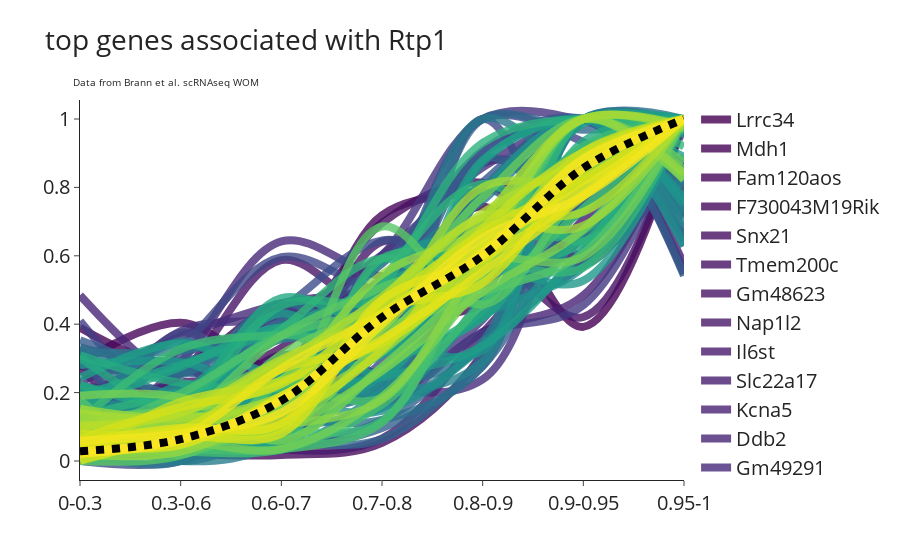

The cell this chart's notebook holds for it:
### Code cell
ge_normalized = pd.read_csv('../expression_csv/ge_normalized_normExp_GSE151346_MOE_ALL_OlfrSum.csv', 
                            index_col=0)


# cloned_genes = pd.read_csv('../output/cloned_genes.csv')['0'].to_list()
cloned_genes = list(GE_functions.get_rmse_table(ge_normalized.set_index('index'), 'Rtp1').sort_values().index)

plot_genes = []
plot_genes.extend(cloned_genes[0:10])
plot_genes.extend(cloned_genes[10:1000][0::10])

color_map = GE_functions.continuous_colors(GE_functions.get_rmse_table(ge_normalized[plot_genes], 'Rtp1').sort_values().index, colormap = 'viridis_r')

fig = go.Figure()

ge_data = GE_functions.get_ge_data(ge_normalized, plot_genes)
for g in reversed(ge_data['gene'].unique()):
    plot_data = ge_data[ge_data['gene'] == g]    
    fig.add_trace(go.Scatter(x= plot_data['index'], 
                             y= plot_data['expression'],
                             opacity = 0.8,
                             mode ='lines', 
                             line_shape='spline',
                             name = g,
                             line=dict(
                                color = color_map[g],
                                width=8
#                                 dash = 'dot'
                            )
                        ))

# Add bolded lines for specific genes 
ge_data = GE_functions.get_ge_data(ge_normalized, ['Rtp1'])
for g in ge_data['gene'].unique():
    plot_data = ge_data[ge_data['gene'] == g]
    fig.add_trace(go.Scatter(x= plot_data['index'], 
                             y= plot_data['expression'],
                             mode = 'lines',
                             line_shape='spline',
                             name = g, 
                             line=dict(
                                color='black',
                                 dash='dot',
                                width=8)
    ))
    
fig.update_layout(xaxis_type = 'category',template='simple_white', # update x-axis to category so that it doesn't sort the numbers
                 title='top genes associated with Rtp1<br>\
    <span style="font-size: 10px;">Data from Brann et al. scRNAseq WOM</span>',
                 font=dict(
        size=20,
    ))
fig.show()

fig.write_html("../output/fig_image/mOSN_analysis/geLine_Rtp1_associated_genes.html")

### Figure 1 — Plotly figure (JSON) as saved in the notebook; plotly's stock layout.template omitted (floating-point values rounded to 4 significant figures)
{"data": [{"line": {"color": "#440154", "shape": "spline", "width": 8}, "mode": "lines", "name": "Lrrc34", "opacity": 0.8, "type": "scatter", "x": ["0-0.3", "0.3-0.6", "0.6-0.7", "0.7-0.8", "0.8-0.9", "0.9-0.95", "0.95-1"], "y": [0.1819, 0.2792, 0.0479, 0.4245, 0.744, 0.3921, 1]}, {"line": {"color": "#450457", "shape": "spline", "width": 8}, "mode": "lines", "name": "Mdh1", "opacity": 0.8, "type": "scatter", "x": ["0-0.3", "0.3-0.6", "0.6-0.7", "0.7-0.8", "0.8-0.9", "0.9-0.95", "0.95-1"], "y": [0.3897, 0.285, 0.4578, 0.4113, 0.4567, 0.6532, 1]}, {"line": {"color": "#46075a", "shape": "spline", "width": 8}, "mode": "lines", "name": "Fam120aos", "opacity": 0.8, "type": "scatter", "x": ["0-0.3", "0.3-0.6", "0.6-0.7", "0.7-0.8", "0.8-0.9", "0.9-0.95", "0.95-1"], "y": [0.2868, 0.4041, 0.2754, 0.7187, 0.7919, 0.8576, 1]}, {"line": {"color": "#460b5e", "shape": "spline", "width": 8}, "mode": "lines", "name": "F730043M19Rik", "opacity": 0.8, "type": "scatter", "x": ["0-0.3", "0.3-0.6", "0.6-0.7", "0.7-0.8", "0.8-0.9", "0.9-0.95", "0.95-1"], "y": [0.01678, 0.01988, 0.01743, 0.053, 0.3137, 1, 0.7745]}, {"line": {"color": "#470e61", "shape": "spline", "width": 8}, "mode": "lines", "name": "Snx21", "opacity": 0.8, "type": "scatter", "x": ["0-0.3", "0.3-0.6", "0.6-0.7", "0.7-0.8", "0.8-0.9", "0.9-0.95", "0.95-1"], "y": [0.2776, 0.259, 0.3306, 0.696, 0.8134, 0.5947, 1]}, {"line": {"color": "#471164", "shape": "spline", "width": 8}, "mode": "lines", "name": "Tmem200c", "opacity": 0.8, "type": "scatter", "x": ["0-0.3", "0.3-0.6", "0.6-0.7", "0.7-0.8", "0.8-0.9", "0.9-0.95", "0.95-1"], "y": [0.2683, 0.09923, 0.3091, 0.204, 0.5912, 0.4211, 1]}, {"line": {"color": "#481668", "shape": "spline", "width": 8}, "mode": "lines", "name": "Gm48623", "opacity": 0.8, "type": "scatter", "x": ["0-0.3", "0.3-0.6", "0.6-0.7", "0.7-0.8", "0.8-0.9", "0.9-0.95", "0.95-1"], "y": [0.09726, 0.2553, 0.5874, 0.4439, 0.79, 1, 0.7943]}, {"line": {"color": "#48186a", "shape": "spline", "width": 8}, "mode": "lines", "name": "Nap1l2", "opacity": 0.8, "type": "scatter", "x": ["0-0.3", "0.3-0.6", "0.6-0.7", "0.7-0.8", "0.8-0.9", "0.9-0.95", "0.95-1"], "y": [0.07962, 0.229, 0.2103, 0.6415, 0.5508, 1, 0.5467]}, {"line": {"color": "#481b6d", "shape": "spline", "width": 8}, "mode": "lines", "name": "Il6st", "opacity": 0.8, "type": "scatter", "x": ["0-0.3", "0.3-0.6", "0.6-0.7", "0.7-0.8", "0.8-0.9", "0.9-0.95", "0.95-1"], "y": [0.3221, 0.09446, 0.03376, 0.06575, 0.3745, 0.7067, 1]}, {"line": {"color": "#481f70", "shape": "spline", "width": 8}, "mode": "lines", "name": "Slc22a17", "opacity": 0.8, "type": "scatter", "x": ["0-0.3", "0.3-0.6", "0.6-0.7", "0.7-0.8", "0.8-0.9", "0.9-0.95", "0.95-1"], "y": [0.217, 0.2166, 0.2852, 0.4594, 0.7749, 1, 0.5746]}, {"line": {"color": "#482173", "shape": "spline", "width": 8}, "mode": "lines", "name": "Kcna5", "opacity": 0.8, "type": "scatter", "x": ["0-0.3", "0.3-0.6", "0.6-0.7", "0.7-0.8", "0.8-0.9", "0.9-0.95", "0.95-1"], "y": [0.007976, 0.1349, 0.4138, 0.1939, 0.3774, 0.4842, 1]}, {"line": {"color": "#482576", "shape": "spline", "width": 8}, "mode": "lines", "name": "Ddb2", "opacity": 0.8, "type": "scatter", "x": ["0-0.3", "0.3-0.6", "0.6-0.7", "0.7-0.8", "0.8-0.9", "0.9-0.95", "0.95-1"], "y": [0.4845, 0.2179, 0.1263, 0.2568, 0.5839, 1, 0.8658]}, {"line": {"color": "#482878", "shape": "spline", "width": 8}, "mode": "lines", "name": "Gm49291", "opacity": 0.8, "type": "scatter", "x": ["0-0.3", "0.3-0.6", "0.6-0.7", "0.7-0.8", "0.8-0.9", "0.9-0.95", "0.95-1"], "y": [0, 0.2879, 0.6419, 0.5401, 0.5501, 0.7467, 1]}, {"line": {"color": "#472a7a", "shape": "spline", "width": 8}, "mode": "lines", "name": "Gas2l1", "opacity": 0.8, "type": "scatter", "x": ["0-0.3", "0.3-0.6", "0.6-0.7", "0.7-0.8", "0.8-0.9", "0.9-0.95", "0.95-1"], "y": [0.2297, 0.3638, 0.4609, 0.5219, 0.8705, 0.8528, 1]}, {"line": {"color": "#472e7c", "shape": "spline", "width": 8}, "mode": "lines", "name": "Ikzf2", "opacity": 0.8, "type": "scatter", "x": ["0-0.3", "0.3-0.6", "0.6-0.7", "0.7-0.8", "0.8-0.9", "0.9-0.95", "0.95-1"], "y": [0.2044, 0.1882, 0.45, 0.2244, 0.2385, 0.8166, 1]}, {"line": {"color": "#46307e", "shape": "spline", "width": 8}, "mode": "lines", "name": "Atp6v0a1", "opacity": 0.8, "type": "scatter", "x": ["0-0.3", "0.3-0.6", "0.6-0.7", "0.7-0.8", "0.8-0.9", "0.9-0.95", "0.95-1"], "y": [0.1114, 0.3798, 0.4268, 0.6026, 0.8583, 1, 0.9602]}, {"line": {"color": "#46337f", "shape": "spline", "width": 8}, "mode": "lines", "name": "Cdkl2", "opacity": 0.8, "type": "scatter", "x": ["0-0.3", "0.3-0.6", "0.6-0.7", "0.7-0.8", "0.8-0.9", "0.9-0.95", "0.95-1"], "y": [0.08145, 0.1352, 0.3895, 0.601, 1, 0.995, 0.8478]}, {"line": {"color": "#453781", "shape": "spline", "width": 8}, "mode": "lines", "name": "Xkr4", "opacity": 0.8, "type": "scatter", "x": ["0-0.3", "0.3-0.6", "0.6-0.7", "0.7-0.8", "0.8-0.9", "0.9-0.95", "0.95-1"], "y": [0, 0.07724, 0.2233, 0.2481, 0.4136, 1, 0.5551]}, {"line": {"color": "#443983", "shape": "spline", "width": 8}, "mode": "lines", "name": "Elmod1", "opacity": 0.8, "type": "scatter", "x": ["0-0.3", "0.3-0.6", "0.6-0.7", "0.7-0.8", "0.8-0.9", "0.9-0.95", "0.95-1"], "y": [0.02749, 0.1009, 0.2641, 0.169, 0.3729, 0.4555, 1]}, {"line": {"color": "#433d84", "shape": "spline", "width": 8}, "mode": "lines", "name": "Plcb3", "opacity": 0.8, "type": "scatter", "x": ["0-0.3", "0.3-0.6", "0.6-0.7", "0.7-0.8", "0.8-0.9", "0.9-0.95", "0.95-1"], "y": [0.4093, 0.1321, 0.09767, 0.3666, 0.7828, 1, 0.7368]}, {"line": {"color": "#423f85", "shape": "spline", "width": 8}, "mode": "lines", "name": "Fnbp1", "opacity": 0.8, "type": "scatter", "x": ["0-0.3", "0.3-0.6", "0.6-0.7", "0.7-0.8", "0.8-0.9", "0.9-0.95", "0.95-1"], "y": [0.2869, 0.1512, 0.4353, 0.2539, 0.4293, 0.5746, 1]}, {"line": {"color": "#424186", "shape": "spline", "width": 8}, "mode": "lines", "name": "C8g", "opacity": 0.8, "type": "scatter", "x": ["0-0.3", "0.3-0.6", "0.6-0.7", "0.7-0.8", "0.8-0.9", "0.9-0.95", "0.95-1"], "y": [0, 0.3755, 0.216, 0.5917, 0.687, 1, 0.6565]}, {"line": {"color": "#404588", "shape": "spline", "width": 8}, "mode": "lines", "name": "Rnf220", "opacity": 0.8, "type": "scatter", "x": ["0-0.3", "0.3-0.6", "0.6-0.7", "0.7-0.8", "0.8-0.9", "0.9-0.95", "0.95-1"], "y": [0.1236, 0.1789, 0.1336, 0.462, 1, 0.9324, 0.7189]}, {"line": {"color": "#3f4788", "shape": "spline", "width": 8}, "mode": "lines", "name": "Tulp3", "opacity": 0.8, "type": "scatter", "x": ["0-0.3", "0.3-0.6", "0.6-0.7", "0.7-0.8", "0.8-0.9", "0.9-0.95", "0.95-1"], "y": [0.08594, 0.3304, 0.5959, 0.4966, 0.5161, 0.8968, 1]}, {"line": {"color": "#3e4989", "shape": "spline", "width": 8}, "mode": "lines", "name": "Gm10125", "opacity": 0.8, "type": "scatter", "x": ["0-0.3", "0.3-0.6", "0.6-0.7", "0.7-0.8", "0.8-0.9", "0.9-0.95", "0.95-1"], "y": [0, 0, 0.1515, 0.2903, 1, 0.5978, 0.8898]}, {"line": {"color": "#3d4d8a", "shape": "spline", "width": 8}, "mode": "lines", "name": "Tex2", "opacity": 0.8, "type": "scatter", "x": ["0-0.3", "0.3-0.6", "0.6-0.7", "0.7-0.8", "0.8-0.9", "0.9-0.95", "0.95-1"], "y": [0.3067, 0.2571, 0.444, 0.6448, 0.5786, 1, 0.9822]}, {"line": {"color": "#3c4f8a", "shape": "spline", "width": 8}, "mode": "lines", "name": "8430429K09Rik", "opacity": 0.8, "type": "scatter", "x": ["0-0.3", "0.3-0.6", "0.6-0.7", "0.7-0.8", "0.8-0.9", "0.9-0.95", "0.95-1"], "y": [0.1138, 0.3106, 0.398, 0.5767, 0.9023, 1, 0.9473]}, {"line": {"color": "#3b518b", "shape": "spline", "width": 8}, "mode": "lines", "name": "Gm11527", "opacity": 0.8, "type": "scatter", "x": ["0-0.3", "0.3-0.6", "0.6-0.7", "0.7-0.8", "0.8-0.9", "0.9-0.95", "0.95-1"], "y": [0.3244, 0, 0.3066, 0.2526, 0.796, 0.5738, 1]}, {"line": {"color": "#3a548c", "shape": "spline", "width": 8}, "mode": "lines", "name": "Fam149a", "opacity": 0.8, "type": "scatter", "x": ["0-0.3", "0.3-0.6", "0.6-0.7", "0.7-0.8", "0.8-0.9", "0.9-0.95", "0.95-1"], "y": [0.1016, 0.1014, 0.3829, 0.4861, 0.9082, 1, 0.7113]}, {"line": {"color": "#39568c", "shape": "spline", "width": 8}, "mode": "lines", "name": "Mycbp2", "opacity": 0.8, "type": "scatter", "x": ["0-0.3", "0.3-0.6", "0.6-0.7", "0.7-0.8", "0.8-0.9", "0.9-0.95", "0.95-1"], "y": [0.1243, 0.1952, 0.3602, 0.467, 0.815, 1, 0.652]}, {"line": {"color": "#375a8c", "shape": "spline", "width": 8}, "mode": "lines", "name": "Calm2", "opacity": 0.8, "type": "scatter", "x": ["0-0.3", "0.3-0.6", "0.6-0.7", "0.7-0.8", "0.8-0.9", "0.9-0.95", "0.95-1"], "y": [0.3311, 0.2915, 0.3924, 0.4632, 0.48, 0.6524, 1]}, {"line": {"color": "#365c8d", "shape": "spline", "width": 8}, "mode": "lines", "name": "Specc1", "opacity": 0.8, "type": "scatter", "x": ["0-0.3", "0.3-0.6", "0.6-0.7", "0.7-0.8", "0.8-0.9", "0.9-0.95", "0.95-1"], "y": [0.3534, 0.2616, 0.2612, 0.4003, 0.8853, 0.7453, 1]}, {"line": {"color": "#355e8d", "shape": "spline", "width": 8}, "mode": "lines", "name": "Gdpd5", "opacity": 0.8, "type": "scatter", "x": ["0-0.3", "0.3-0.6", "0.6-0.7", "0.7-0.8", "0.8-0.9", "0.9-0.95", "0.95-1"], "y": [0.0734, 0.09772, 0.1873, 0.5164, 0.5725, 1, 0.5419]}, {"line": {"color": "#34618d", "shape": "spline", "width": 8}, "mode": "lines", "name": "2410004P03Rik", "opacity": 0.8, "type": "scatter", "x": ["0-0.3", "0.3-0.6", "0.6-0.7", "0.7-0.8", "0.8-0.9", "0.9-0.95", "0.95-1"], "y": [0.06149, 0.02146, 0.03801, 0.09657, 0.2781, 0.7576, 1]}, {"line": {"color": "#33638d", "shape": "spline", "width": 8}, "mode": "lines", "name": "Dnajb13", "opacity": 0.8, "type": "scatter", "x": ["0-0.3", "0.3-0.6", "0.6-0.7", "0.7-0.8", "0.8-0.9", "0.9-0.95", "0.95-1"], "y": [0.006322, 0.05094, 0.0417, 0.118, 0.3406, 0.6102, 1]}, {"line": {"color": "#32658e", "shape": "spline", "width": 8}, "mode": "lines", "name": "Arxes1", "opacity": 0.8, "type": "scatter", "x": ["0-0.3", "0.3-0.6", "0.6-0.7", "0.7-0.8", "0.8-0.9", "0.9-0.95", "0.95-1"], "y": [0.04159, 0.02277, 0.05171, 0.06455, 0.3028, 0.8004, 1]}, {"line": {"color": "#31688e", "shape": "spline", "width": 8}, "mode": "lines", "name": "B230369F24Rik", "opacity": 0.8, "type": "scatter", "x": ["0-0.3", "0.3-0.6", "0.6-0.7", "0.7-0.8", "0.8-0.9", "0.9-0.95", "0.95-1"], "y": [0, 0.1058, 0.4084, 0.365, 1, 0.9684, 0.9895]}, {"line": {"color": "#306a8e", "shape": "spline", "width": 8}, "mode": "lines", "name": "Ppp1r16b", "opacity": 0.8, "type": "scatter", "x": ["0-0.3", "0.3-0.6", "0.6-0.7", "0.7-0.8", "0.8-0.9", "0.9-0.95", "0.95-1"], "y": [0.1661, 0.1673, 0.1474, 0.2177, 0.783, 1, 0.6758]}, {"line": {"color": "#2e6d8e", "shape": "spline", "width": 8}, "mode": "lines", "name": "Kcnj2", "opacity": 0.8, "type": "scatter", "x": ["0-0.3", "0.3-0.6", "0.6-0.7", "0.7-0.8", "0.8-0.9", "0.9-0.95", "0.95-1"], "y": [0.1268, 0.05917, 0.1196, 0.12, 0.2769, 1, 0.9867]}, {"line": {"color": "#2e6f8e", "shape": "spline", "width": 8}, "mode": "lines", "name": "Scrn3", "opacity": 0.8, "type": "scatter", "x": ["0-0.3", "0.3-0.6", "0.6-0.7", "0.7-0.8", "0.8-0.9", "0.9-0.95", "0.95-1"], "y": [0.3331, 0.2526, 0.4612, 0.3393, 0.5611, 0.7746, 1]}, {"line": {"color": "#2d718e", "shape": "spline", "width": 8}, "mode": "lines", "name": "Polk", "opacity": 0.8, "type": "scatter", "x": ["0-0.3", "0.3-0.6", "0.6-0.7", "0.7-0.8", "0.8-0.9", "0.9-0.95", "0.95-1"], "y": [0.3054, 0.1849, 0.1597, 0.2136, 0.3372, 0.9961, 1]}, {"line": {"color": "#2c738e", "shape": "spline", "width": 8}, "mode": "lines", "name": "Coq8b", "opacity": 0.8, "type": "scatter", "x": ["0-0.3", "0.3-0.6", "0.6-0.7", "0.7-0.8", "0.8-0.9", "0.9-0.95", "0.95-1"], "y": [0.3187, 0.3231, 0.392, 0.4663, 0.6468, 0.7266, 1]}, {"line": {"color": "#2b758e", "shape": "spline", "width": 8}, "mode": "lines", "name": "Arhgap17", "opacity": 0.8, "type": "scatter", "x": ["0-0.3", "0.3-0.6", "0.6-0.7", "0.7-0.8", "0.8-0.9", "0.9-0.95", "0.95-1"], "y": [0.1616, 0.1793, 0.3958, 0.4179, 0.7964, 1, 0.7211]}, {"line": {"color": "#2a778e", "shape": "spline", "width": 8}, "mode": "lines", "name": "Olfr827", "opacity": 0.8, "type": "scatter", "x": ["0-0.3", "0.3-0.6", "0.6-0.7", "0.7-0.8", "0.8-0.9", "0.9-0.95", "0.95-1"], "y": [0.03075, 0, 0.2748, 0.4701, 1, 0.8405, 0.809]}, {"line": {"color": "#297a8e", "shape": "spline", "width": 8}, "mode": "lines", "name": "1110018N20Rik", "opacity": 0.8, "type": "scatter", "x": ["0-0.3", "0.3-0.6", "0.6-0.7", "0.7-0.8", "0.8-0.9", "0.9-0.95", "0.95-1"], "y": [0.1194, 0, 0.09032, 0.1557, 0.3486, 1, 0.8106]}, {"line": {"color": "#287c8e", "shape": "spline", "width": 8}, "mode": "lines", "name": "Armh1", "opacity": 0.8, "type": "scatter", "x": ["0-0.3", "0.3-0.6", "0.6-0.7", "0.7-0.8", "0.8-0.9", "0.9-0.95", "0.95-1"], "y": [0.08335, 0, 0.06305, 0.5298, 0.7618, 1, 0.6442]}, {"line": {"color": "#277f8e", "shape": "spline", "width": 8}, "mode": "lines", "name": "Tbc1d9", "opacity": 0.8, "type": "scatter", "x": ["0-0.3", "0.3-0.6", "0.6-0.7", "0.7-0.8", "0.8-0.9", "0.9-0.95", "0.95-1"], "y": [0.1237, 0.3497, 0.1866, 0.5317, 0.5438, 1, 0.7269]}, {"line": {"color": "#26818e", "shape": "spline", "width": 8}, "mode": "lines", "name": "Cabcoco1", "opacity": 0.8, "type": "scatter", "x": ["0-0.3", "0.3-0.6", "0.6-0.7", "0.7-0.8", "0.8-0.9", "0.9-0.95", "0.95-1"], "y": [0.1915, 0.1188, 0.1517, 0.191, 0.2913, 1, 0.9721]}, {"line": {"color": "#26828e", "shape": "spline", "width": 8}, "mode": "lines", "name": "F8", "opacity": 0.8, "type": "scatter", "x": ["0-0.3", "0.3-0.6", "0.6-0.7", "0.7-0.8", "0.8-0.9", "0.9-0.95", "0.95-1"], "y": [0.05374, 0.06251, 0.1794, 0.2246, 0.6093, 1, 0.629]}, {"line": {"color": "#25858e", "shape": "spline", "width": 8}, "mode": "lines", "name": "Lrrc45", "opacity": 0.8, "type": "scatter", "x": ["0-0.3", "0.3-0.6", "0.6-0.7", "0.7-0.8", "0.8-0.9", "0.9-0.95", "0.95-1"], "y": [0.1578, 0.1988, 0.356, 0.3592, 0.6796, 1, 0.6889]}, {"line": {"color": "#24878e", "shape": "spline", "width": 8}, "mode": "lines", "name": "Thegl", "opacity": 0.8, "type": "scatter", "x": ["0-0.3", "0.3-0.6", "0.6-0.7", "0.7-0.8", "0.8-0.9", "0.9-0.95", "0.95-1"], "y": [0, 0.09274, 0.04567, 0.335, 0.686, 1, 0.6292]}, {"line": {"color": "#23898e", "shape": "spline", "width": 8}, "mode": "lines", "name": "Cacnb2", "opacity": 0.8, "type": "scatter", "x": ["0-0.3", "0.3-0.6", "0.6-0.7", "0.7-0.8", "0.8-0.9", "0.9-0.95", "0.95-1"], "y": [0.04318, 0.1144, 0.1652, 0.2372, 0.8726, 1, 0.7614]}, {"line": {"color": "#228c8d", "shape": "spline", "width": 8}, "mode": "lines", "name": "Atp10d", "opacity": 0.8, "type": "scatter", "x": ["0-0.3", "0.3-0.6", "0.6-0.7", "0.7-0.8", "0.8-0.9", "0.9-0.95", "0.95-1"], "y": [0.0176, 0.07902, 0.3763, 0.1898, 0.4769, 1, 0.7633]}, {"line": {"color": "#218e8d", "shape": "spline", "width": 8}, "mode": "lines", "name": "2310034O05Rik", "opacity": 0.8, "type": "scatter", "x": ["0-0.3", "0.3-0.6", "0.6-0.7", "0.7-0.8", "0.8-0.9", "0.9-0.95", "0.95-1"], "y": [0.01455, 0.06469, 0.03246, 0.2019, 0.4246, 0.567, 1]}, {"line": {"color": "#21908d", "shape": "spline", "width": 8}, "mode": "lines", "name": "Rtn4rl1", "opacity": 0.8, "type": "scatter", "x": ["0-0.3", "0.3-0.6", "0.6-0.7", "0.7-0.8", "0.8-0.9", "0.9-0.95", "0.95-1"], "y": [0.0383, 0.08473, 0.1628, 0.1467, 0.3356, 0.6713, 1]}, {"line": {"color": "#20928c", "shape": "spline", "width": 8}, "mode": "lines", "name": "Plppr1", "opacity": 0.8, "type": "scatter", "x": ["0-0.3", "0.3-0.6", "0.6-0.7", "0.7-0.8", "0.8-0.9", "0.9-0.95", "0.95-1"], "y": [0.2212, 0.1693, 0.1872, 0.2716, 0.7844, 1, 0.7733]}, {"line": {"color": "#1f948c", "shape": "spline", "width": 8}, "mode": "lines", "name": "Tsnaxip1", "opacity": 0.8, "type": "scatter", "x": ["0-0.3", "0.3-0.6", "0.6-0.7", "0.7-0.8", "0.8-0.9", "0.9-0.95", "0.95-1"], "y": [0, 0.06294, 0.2454, 0.3299, 0.3233, 1, 0.7502]}, {"line": {"color": "#1f978b", "shape": "spline", "width": 8}, "mode": "lines", "name": "Cltb", "opacity": 0.8, "type": "scatter", "x": ["0-0.3", "0.3-0.6", "0.6-0.7", "0.7-0.8", "0.8-0.9", "0.9-0.95", "0.95-1"], "y": [0.2809, 0.289, 0.2095, 0.5821, 0.6943, 1, 0.9982]}, {"line": {"color": "#1f998a", "shape": "spline", "width": 8}, "mode": "lines", "name": "Gpr158", "opacity": 0.8, "type": "scatter", "x": ["0-0.3", "0.3-0.6", "0.6-0.7", "0.7-0.8", "0.8-0.9", "0.9-0.95", "0.95-1"], "y": [0, 0.2202, 0.1248, 0.2511, 0.5482, 0.5274, 1]}, {"line": {"color": "#1e9b8a", "shape": "spline", "width": 8}, "mode": "lines", "name": "Clec16a", "opacity": 0.8, "type": "scatter", "x": ["0-0.3", "0.3-0.6", "0.6-0.7", "0.7-0.8", "0.8-0.9", "0.9-0.95", "0.95-1"], "y": [0.2138, 0.202, 0.4316, 0.2529, 0.6567, 0.7314, 1]}, {"line": {"color": "#1f9e89", "shape": "spline", "width": 8}, "mode": "lines", "name": "Gm37033", "opacity": 0.8, "type": "scatter", "x": ["0-0.3", "0.3-0.6", "0.6-0.7", "0.7-0.8", "0.8-0.9", "0.9-0.95", "0.95-1"], "y": [0, 0.1384, 0.197, 0.2459, 0.3372, 0.6188, 1]}, {"line": {"color": "#1fa088", "shape": "spline", "width": 8}, "mode": "lines", "name": "Ppil6", "opacity": 0.8, "type": "scatter", "x": ["0-0.3", "0.3-0.6", "0.6-0.7", "0.7-0.8", "0.8-0.9", "0.9-0.95", "0.95-1"], "y": [0.03622, 0.1336, 0.372, 0.343, 0.8793, 1, 0.8884]}, {"line": {"color": "#1fa187", "shape": "spline", "width": 8}, "mode": "lines", "name": "Nme7", "opacity": 0.8, "type": "scatter", "x": ["0-0.3", "0.3-0.6", "0.6-0.7", "0.7-0.8", "0.8-0.9", "0.9-0.95", "0.95-1"], "y": [0.2424, 0.3434, 0.2524, 0.3101, 0.5856, 0.9871, 1]}, {"line": {"color": "#20a486", "shape": "spline", "width": 8}, "mode": "lines", "name": "Rpgrip1l", "opacity": 0.8, "type": "scatter", "x": ["0-0.3", "0.3-0.6", "0.6-0.7", "0.7-0.8", "0.8-0.9", "0.9-0.95", "0.95-1"], "y": [0.1923, 0.2815, 0.3882, 0.5155, 0.6709, 1, 0.9572]}, {"line": {"color": "#21a685", "shape": "spline", "width": 8}, "mode": "lines", "name": "Vps33b", "opacity": 0.8, "type": "scatter", "x": ["0-0.3", "0.3-0.6", "0.6-0.7", "0.7-0.8", "0.8-0.9", "0.9-0.95", "0.95-1"], "y": [0.1627, 0.275, 0.3901, 0.32, 0.4185, 0.8037, 1]}, {"line": {"color": "#23a983", "shape": "spline", "width": 8}, "mode": "lines", "name": "Exoc6b", "opacity": 0.8, "type": "scatter", "x": ["0-0.3", "0.3-0.6", "0.6-0.7", "0.7-0.8", "0.8-0.9", "0.9-0.95", "0.95-1"], "y": [0.2231, 0.1828, 0.4761, 0.3988, 0.5267, 0.9089, 1]}, {"line": {"color": "#25ab82", "shape": "spline", "width": 8}, "mode": "lines", "name": "Naga", "opacity": 0.8, "type": "scatter", "x": ["0-0.3", "0.3-0.6", "0.6-0.7", "0.7-0.8", "0.8-0.9", "0.9-0.95", "0.95-1"], "y": [0.3022, 0.1247, 0.05298, 0.2728, 0.4414, 0.9344, 1]}, {"line": {"color": "#26ad81", "shape": "spline", "width": 8}, "mode": "lines", "name": "Got1", "opacity": 0.8, "type": "scatter", "x": ["0-0.3", "0.3-0.6", "0.6-0.7", "0.7-0.8", "0.8-0.9", "0.9-0.95", "0.95-1"], "y": [0.3088, 0.2282, 0.226, 0.41, 0.6479, 0.6729, 1]}, {"line": {"color": "#29af7f", "shape": "spline", "width": 8}, "mode": "lines", "name": "Fbxo36", "opacity": 0.8, "type": "scatter", "x": ["0-0.3", "0.3-0.6", "0.6-0.7", "0.7-0.8", "0.8-0.9", "0.9-0.95", "0.95-1"], "y": [0.1121, 0.1493, 0.4537, 0.4618, 0.5624, 0.639, 1]}, {"line": {"color": "#2cb17e", "shape": "spline", "width": 8}, "mode": "lines", "name": "Igsf8", "opacity": 0.8, "type": "scatter", "x": ["0-0.3", "0.3-0.6", "0.6-0.7", "0.7-0.8", "0.8-0.9", "0.9-0.95", "0.95-1"], "y": [0.05676, 0.05673, 0.1786, 0.5051, 0.9301, 1, 0.9685]}, {"line": {"color": "#2eb37c", "shape": "spline", "width": 8}, "mode": "lines", "name": "Dtx1", "opacity": 0.8, "type": "scatter", "x": ["0-0.3", "0.3-0.6", "0.6-0.7", "0.7-0.8", "0.8-0.9", "0.9-0.95", "0.95-1"], "y": [0.1263, 0.1802, 0.07147, 0.5289, 0.81, 0.642, 1]}, {"line": {"color": "#32b67a", "shape": "spline", "width": 8}, "mode": "lines", "name": "Gm6916", "opacity": 0.8, "type": "scatter", "x": ["0-0.3", "0.3-0.6", "0.6-0.7", "0.7-0.8", "0.8-0.9", "0.9-0.95", "0.95-1"], "y": [0, 0.1787, 0.3855, 0.5922, 0.4622, 1, 0.9195]}, {"line": {"color": "#35b779", "shape": "spline", "width": 8}, "mode": "lines", "name": "Chst11", "opacity": 0.8, "type": "scatter", "x": ["0-0.3", "0.3-0.6", "0.6-0.7", "0.7-0.8", "0.8-0.9", "0.9-0.95", "0.95-1"], "y": [0.1086, 0.07599, 0.08324, 0.5922, 0.5871, 0.5658, 1]}, {"line": {"color": "#3aba76", "shape": "spline", "width": 8}, "mode": "lines", "name": "Shank2", "opacity": 0.8, "type": "scatter", "x": ["0-0.3", "0.3-0.6", "0.6-0.7", "0.7-0.8", "0.8-0.9", "0.9-0.95", "0.95-1"], "y": [0.06356, 0.09989, 0.08635, 0.1173, 0.6408, 1, 0.9648]}, {"line": {"color": "#3dbc74", "shape": "spline", "width": 8}, "mode": "lines", "name": "Tctn3", "opacity": 0.8, "type": "scatter", "x": ["0-0.3", "0.3-0.6", "0.6-0.7", "0.7-0.8", "0.8-0.9", "0.9-0.95", "0.95-1"], "y": [0.1156, 0.3275, 0.3684, 0.3574, 0.6144, 0.9206, 1]}, {"line": {"color": "#40bd72", "shape": "spline", "width": 8}, "mode": "lines", "name": "Nqo1", "opacity": 0.8, "type": "scatter", "x": ["0-0.3", "0.3-0.6", "0.6-0.7", "0.7-0.8", "0.8-0.9", "0.9-0.95", "0.95-1"], "y": [0.02054, 0.02598, 0.03431, 0.1656, 0.4599, 0.7381, 1]}, {"line": {"color": "#46c06f", "shape": "spline", "width": 8}, "mode": "lines", "name": "Uckl1os", "opacity": 0.8, "type": "scatter", "x": ["0-0.3", "0.3-0.6", "0.6-0.7", "0.7-0.8", "0.8-0.9", "0.9-0.95", "0.95-1"], "y": [0.01003, 0.03301, 0.03387, 0.1127, 0.5739, 0.8153, 1]}, {"line": {"color": "#4ac16d", "shape": "spline", "width": 8}, "mode": "lines", "name": "Sema7a", "opacity": 0.8, "type": "scatter", "x": ["0-0.3", "0.3-0.6", "0.6-0.7", "0.7-0.8", "0.8-0.9", "0.9-0.95", "0.95-1"], "y": [0.03055, 0.1238, 0.2142, 0.1848, 0.5621, 1, 0.8247]}, {"line": {"color": "#4ec36b", "shape": "spline", "width": 8}, "mode": "lines", "name": "Ubxn11", "opacity": 0.8, "type": "scatter", "x": ["0-0.3", "0.3-0.6", "0.6-0.7", "0.7-0.8", "0.8-0.9", "0.9-0.95", "0.95-1"], "y": [0.07593, 0.1971, 0.3663, 0.4466, 0.5794, 1, 0.8278]}, {"line": {"color": "#54c568", "shape": "spline", "width": 8}, "mode": "lines", "name": "Sorl1", "opacity": 0.8, "type": "scatter", "x": ["0-0.3", "0.3-0.6", "0.6-0.7", "0.7-0.8", "0.8-0.9", "0.9-0.95", "0.95-1"], "y": [0.1785, 0.01837, 0.2316, 0.3828, 0.4921, 0.6079, 1]}, {"line": {"color": "#58c765", "shape": "spline", "width": 8}, "mode": "lines", "name": "Olfr167", "opacity": 0.8, "type": "scatter", "x": ["0-0.3", "0.3-0.6", "0.6-0.7", "0.7-0.8", "0.8-0.9", "0.9-0.95", "0.95-1"], "y": [0, 0.01671, 0.1698, 0.6856, 0.4571, 0.7972, 1]}, {"line": {"color": "#5cc863", "shape": "spline", "width": 8}, "mode": "lines", "name": "Klhdc1", "opacity": 0.8, "type": "scatter", "x": ["0-0.3", "0.3-0.6", "0.6-0.7", "0.7-0.8", "0.8-0.9", "0.9-0.95", "0.95-1"], "y": [0.07513, 0.1277, 0.3658, 0.5081, 0.6287, 1, 0.8522]}, {"line": {"color": "#63cb5f", "shape": "spline", "width": 8}, "mode": "lines", "name": "A830010M20Rik", "opacity": 0.8, "type": "scatter", "x": ["0-0.3", "0.3-0.6", "0.6-0.7", "0.7-0.8", "0.8-0.9", "0.9-0.95", "0.95-1"], "y": [0.1334, 0.1564, 0.29, 0.3293, 0.6217, 1, 0.8339]}, {"line": {"color": "#67cc5c", "shape": "spline", "width": 8}, "mode": "lines", "name": "B230217C12Rik", "opacity": 0.8, "type": "scatter", "x": ["0-0.3", "0.3-0.6", "0.6-0.7", "0.7-0.8", "0.8-0.9", "0.9-0.95", "0.95-1"], "y": [0.04488, 0.06546, 0.3121, 0.4635, 0.7716, 1, 0.8739]}, {"line": {"color": "#6ece58", "shape": "spline", "width": 8}, "mode": "lines", "name": "Tmem151a", "opacity": 0.8, "type": "scatter", "x": ["0-0.3", "0.3-0.6", "0.6-0.7", "0.7-0.8", "0.8-0.9", "0.9-0.95", "0.95-1"], "y": [0.1547, 0.0697, 0.1416, 0.4301, 0.5886, 0.5972, 1]}, {"line": {"color": "#73d056", "shape": "spline", "width": 8}, "mode": "lines", "name": "Jhy", "opacity": 0.8, "type": "scatter", "x": ["0-0.3", "0.3-0.6", "0.6-0.7", "0.7-0.8", "0.8-0.9", "0.9-0.95", "0.95-1"], "y": [0.008661, 0.05396, 0.03569, 0.1874, 0.5234, 0.8334, 1]}, {"line": {"color": "#77d153", "shape": "spline", "width": 8}, "mode": "lines", "name": "Cfap74", "opacity": 0.8, "type": "scatter", "x": ["0-0.3", "0.3-0.6", "0.6-0.7", "0.7-0.8", "0.8-0.9", "0.9-0.95", "0.95-1"], "y": [0.1908, 0.186, 0.05971, 0.2753, 0.5527, 0.8847, 1]}, {"line": {"color": "#7fd34e", "shape": "spline", "width": 8}, "mode": "lines", "name": "Cfap126", "opacity": 0.8, "type": "scatter", "x": ["0-0.3", "0.3-0.6", "0.6-0.7", "0.7-0.8", "0.8-0.9", "0.9-0.95", "0.95-1"], "y": [0.03682, 0.05588, 0.09312, 0.2636, 0.4949, 0.6764, 1]}, {"line": {"color": "#84d44b", "shape": "spline", "width": 8}, "mode": "lines", "name": "Riiad1", "opacity": 0.8, "type": "scatter", "x": ["0-0.3", "0.3-0.6", "0.6-0.7", "0.7-0.8", "0.8-0.9", "0.9-0.95", "0.95-1"], "y": [0.02663, 0.1329, 0.09891, 0.3516, 0.644, 1, 0.8229]}, {"line": {"color": "#89d548", "shape": "spline", "width": 8}, "mode": "lines", "name": "Them6", "opacity": 0.8, "type": "scatter", "x": ["0-0.3", "0.3-0.6", "0.6-0.7", "0.7-0.8", "0.8-0.9", "0.9-0.95", "0.95-1"], "y": [0.02577, 0.04201, 0.1016, 0.1792, 0.5759, 0.8423, 1]}, {"line": {"color": "#90d743", "shape": "spline", "width": 8}, "mode": "lines", "name": "Atp9a", "opacity": 0.8, "type": "scatter", "x": ["0-0.3", "0.3-0.6", "0.6-0.7", "0.7-0.8", "0.8-0.9", "0.9-0.95", "0.95-1"], "y": [0.1101, 0.1472, 0.2375, 0.5455, 0.6811, 1, 0.9727]}, {"line": {"color": "#95d840", "shape": "spline", "width": 8}, "mode": "lines", "name": "Dnm1", "opacity": 0.8, "type": "scatter", "x": ["0-0.3", "0.3-0.6", "0.6-0.7", "0.7-0.8", "0.8-0.9", "0.9-0.95", "0.95-1"], "y": [0.01912, 0.02734, 0.1536, 0.319, 0.6226, 1, 0.8413]}, {"line": {"color": "#9dd93b", "shape": "spline", "width": 8}, "mode": "lines", "name": "Itm2c", "opacity": 0.8, "type": "scatter", "x": ["0-0.3", "0.3-0.6", "0.6-0.7", "0.7-0.8", "0.8-0.9", "0.9-0.95", "0.95-1"], "y": [0.1523, 0.1257, 0.1792, 0.3866, 0.6824, 0.6881, 1]}, {"line": {"color": "#a2da37", "shape": "spline", "width": 8}, "mode": "lines", "name": "Fsip1", "opacity": 0.8, "type": "scatter", "x": ["0-0.3", "0.3-0.6", "0.6-0.7", "0.7-0.8", "0.8-0.9", "0.9-0.95", "0.95-1"], "y": [0.1179, 0.1014, 0.1897, 0.4151, 0.8005, 0.8195, 1]}, {"line": {"color": "#a8db34", "shape": "spline", "width": 8}, "mode": "lines", "name": "Hspa12a", "opacity": 0.8, "type": "scatter", "x": ["0-0.3", "0.3-0.6", "0.6-0.7", "0.7-0.8", "0.8-0.9", "0.9-0.95", "0.95-1"], "y": [0.1395, 0.1233, 0.1905, 0.4032, 0.7072, 1, 0.9801]}, {"line": {"color": "#b0dd2f", "shape": "spline", "width": 8}, "mode": "lines", "name": "Agtpbp1", "opacity": 0.8, "type": "scatter", "x": ["0-0.3", "0.3-0.6", "0.6-0.7", "0.7-0.8", "0.8-0.9", "0.9-0.95", "0.95-1"], "y": [0.09325, 0.1414, 0.2869, 0.4808, 0.7255, 0.8784, 1]}, {"line": {"color": "#b5de2b", "shape": "spline", "width": 8}, "mode": "lines", "name": "1700016K19Rik", "opacity": 0.8, "type": "scatter", "x": ["0-0.3", "0.3-0.6", "0.6-0.7", "0.7-0.8", "0.8-0.9", "0.9-0.95", "0.95-1"], "y": [0.0277, 0.09212, 0.1019, 0.4698, 0.7134, 0.7285, 1]}, {"line": {"color": "#bade28", "shape": "spline", "width": 8}, "mode": "lines", "name": "B230206L02Rik", "opacity": 0.8, "type": "scatter", "x": ["0-0.3", "0.3-0.6", "0.6-0.7", "0.7-0.8", "0.8-0.9", "0.9-0.95", "0.95-1"], "y": [0.1029, 0.1402, 0.2964, 0.4278, 0.6018, 0.9041, 1]}, {"line": {"color": "#c2df23", "shape": "spline", "width": 8}, "mode": "lines", "name": "Sult1d1", "opacity": 0.8, "type": "scatter", "x": ["0-0.3", "0.3-0.6", "0.6-0.7", "0.7-0.8", "0.8-0.9", "0.9-0.95", "0.95-1"], "y": [0.01812, 0.1729, 0.2338, 0.3498, 0.6103, 0.8204, 1]}, {"line": {"color": "#c8e020", "shape": "spline", "width": 8}, "mode": "lines", "name": "Drc1", "opacity": 0.8, "type": "scatter", "x": ["0-0.3", "0.3-0.6", "0.6-0.7", "0.7-0.8", "0.8-0.9", "0.9-0.95", "0.95-1"], "y": [0.03681, 0.06966, 0.1254, 0.3256, 0.6795, 0.9036, 1]}, {"line": {"color": "#d0e11c", "shape": "spline", "width": 8}, "mode": "lines", "name": "Calm1", "opacity": 0.8, "type": "scatter", "x": ["0-0.3", "0.3-0.6", "0.6-0.7", "0.7-0.8", "0.8-0.9", "0.9-0.95", "0.95-1"], "y": [0.08179, 0.09253, 0.2678, 0.344, 0.5773, 0.8876, 1]}, {"line": {"color": "#d5e21a", "shape": "spline", "width": 8}, "mode": "lines", "name": "Slc37a1", "opacity": 0.8, "type": "scatter", "x": ["0-0.3", "0.3-0.6", "0.6-0.7", "0.7-0.8", "0.8-0.9", "0.9-0.95", "0.95-1"], "y": [0.06531, 0.1574, 0.2249, 0.4534, 0.6688, 0.8246, 1]}, {"line": {"color": "#dae319", "shape": "spline", "width": 8}, "mode": "lines", "name": "Cfap58", "opacity": 0.8, "type": "scatter", "x": ["0-0.3", "0.3-0.6", "0.6-0.7", "0.7-0.8", "0.8-0.9", "0.9-0.95", "0.95-1"], "y": [0, 0.06963, 0.07987, 0.4329, 0.5202, 0.8525, 1]}, {"line": {"color": "#e2e418", "shape": "spline", "width": 8}, "mode": "lines", "name": "Efcab10", "opacity": 0.8, "type": "scatter", "x": ["0-0.3", "0.3-0.6", "0.6-0.7", "0.7-0.8", "0.8-0.9", "0.9-0.95", "0.95-1"], "y": [0.05526, 0.097, 0.109, 0.4718, 0.5923, 0.7786, 1]}, {"line": {"color": "#e7e419", "shape": "spline", "width": 8}, "mode": "lines", "name": "Plxna3", "opacity": 0.8, "type": "scatter", "x": ["0-0.3", "0.3-0.6", "0.6-0.7", "0.7-0.8", "0.8-0.9", "0.9-0.95", "0.95-1"], "y": [0.04788, 0.04687, 0.1894, 0.3563, 0.5528, 0.7742, 1]}, {"line": {"color": "#ece51b", "shape": "spline", "width": 8}, "mode": "lines", "name": "Sgip1", "opacity": 0.8, "type": "scatter", "x": ["0-0.3", "0.3-0.6", "0.6-0.7", "0.7-0.8", "0.8-0.9", "0.9-0.95", "0.95-1"], "y": [0.02268, 0.07099, 0.271, 0.4323, 0.6274, 0.7994, 1]}, {"line": {"color": "#f4e61e", "shape": "spline", "width": 8}, "mode": "lines", "name": "Snap25", "opacity": 0.8, "type": "scatter", "x": ["0-0.3", "0.3-0.6", "0.6-0.7", "0.7-0.8", "0.8-0.9", "0.9-0.95", "0.95-1"], "y": [0.05912, 0.0812, 0.1417, 0.3995, 0.6524, 0.775, 1]}, {"line": {"color": "#f8e621", "shape": "spline", "width": 8}, "mode": "lines", "name": "Rtp2", "opacity": 0.8, "type": "scatter", "x": ["0-0.3", "0.3-0.6", "0.6-0.7", "0.7-0.8", "0.8-0.9", "0.9-0.95", "0.95-1"], "y": [0.02154, 0.05974, 0.1811, 0.4123, 0.609, 0.8834, 1]}, {"line": {"color": "#fde725", "shape": "spline", "width": 8}, "mode": "lines", "name": "Rtp1", "opacity": 0.8, "type": "scatter", "x": ["0-0.3", "0.3-0.6", "0.6-0.7", "0.7-0.8", "0.8-0.9", "0.9-0.95", "0.95-1"], "y": [0.02884, 0.06397, 0.1762, 0.4203, 0.6, 0.8564, 1]}, {"line": {"color": "black", "dash": "dot", "shape": "spline", "width": 8}, "mode": "lines", "name": "Rtp1", "type": "scatter", "x": ["0-0.3", "0.3-0.6", "0.6-0.7", "0.7-0.8", "0.8-0.9", "0.9-0.95", "0.95-1"], "y": [0.02884, 0.06397, 0.1762, 0.4203, 0.6, 0.8564, 1]}], "layout": {"font": {"size": 20}, "title": {"text": "top genes associated with Rtp1<br>    <span style=\"font-size: 10px;\">Data from Brann et al. scRNAseq WOM</span>"}, "xaxis": {"type": "category"}}}
